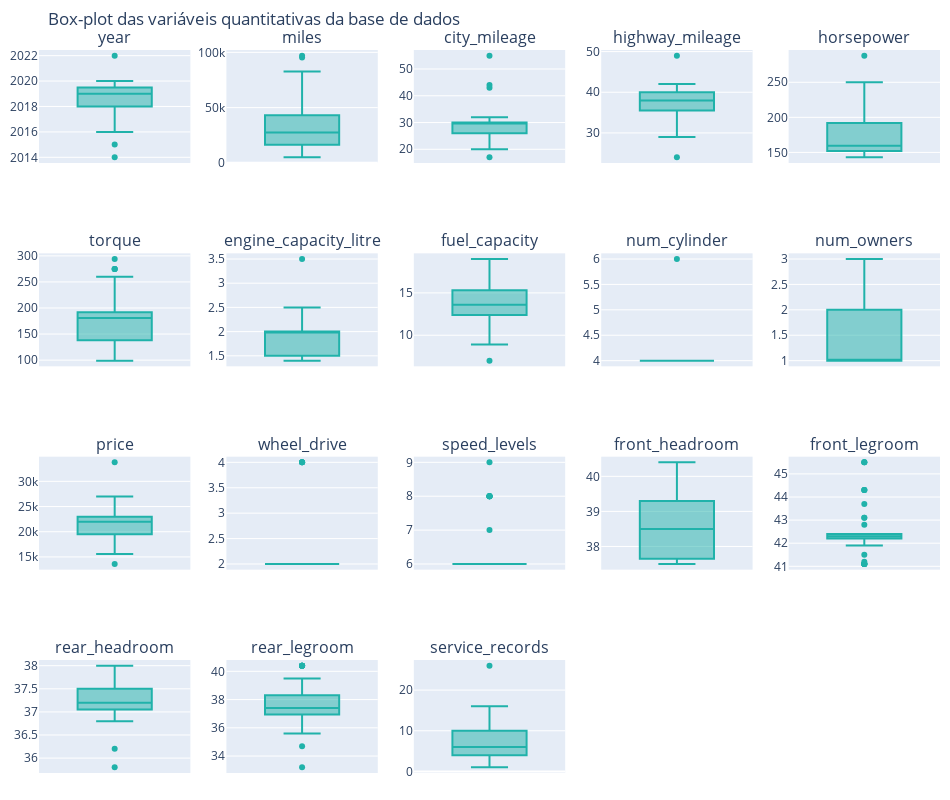

Here is the notebook cell this chart was saved with:
### Code cell
# Medidas estatísicas para o dataframe
def plotly_subplots_box(nrows, ncols, data_frame)-> None:
   
    columns: list[str] = data_frame.columns.to_list()

    fig = make_subplots(rows=nrows, cols=ncols, subplot_titles=columns)
    
    k=0    
    # Add a box plot for each column
    for i in range(nrows):        
        for j in range(ncols):
            if k < len(columns):
                fig.add_trace(go.Box(px.box(y=data_frame[columns[k]], orientation='v',
                                    color_discrete_sequence=['lightseagreen']).data[0]),
                            row=i+1, col=j+1)
                k+=1
            else:
                break
            

        

    # Update the layout
    fig.update_layout(height=800, width=950,
                      showlegend=False, 
                      margin=dict(t=50, l=10, r=10, b=10),
                      title_text="Box-plot das variáveis quantitativas da base de dados")

    fig.show()

plotly_subplots_box(4, 5, data_quanti)

### Figure 1 — Plotly figure (JSON) as saved in the notebook; plotly's stock layout.template omitted (floating-point values rounded to 4 significant figures)
{"data": [{"alignmentgroup": "True", "hovertemplate": "y=%{y}<extra></extra>", "legendgroup": "", "marker": {"color": "lightseagreen"}, "name": "", "notched": false, "offsetgroup": "", "orientation": "v", "showlegend": false, "type": "box", "x0": " ", "xaxis": "x", "y": [2019, 2017, 2014, 2016, 2019, 2016, 2022, 2018, 2019, 2017, 2015, 2019, 2018, 2020, 2020, 2019, 2020, 2019, 2019, 2019, 2019, 2020, 2019, 2018, 2017, 2020, 2020, 2019, 2019, 2018, 2019, 2017, 2019, 2020, 2019, 2019, 2018, 2019, 2018, 2020, 2018, 2019, 2020, 2019, 2020, 2019, 2018, 2019, 2020, 2019, 2020, 2018], "y0": " ", "yaxis": "y"}, {"alignmentgroup": "True", "hovertemplate": "y=%{y}<extra></extra>", "legendgroup": "", "marker": {"color": "lightseagreen"}, "name": "", "notched": false, "offsetgroup": "", "orientation": "v", "showlegend": false, "type": "box", "x0": " ", "xaxis": "x2", "y": [27173, 76941, 97027, 95396, 28405, 61459, 6811, 29674, 25044, 26215, 25939, 32270, 19950, 19719, 16076, 28214, 12395, 33322, 56233, 24250, 38097, 35743, 32946, 26905, 66329, 27457, 12395, 41799, 26910, 16581, 9736, 7743, 44371, 12944, 5000, 41799, 13726, 18898, 51279, 36506, 58126, 27440, 59090, 47715, 9495, 13721, 72827, 33412, 13830, 23507, 11296, 82729], "y0": " ", "yaxis": "y2"}, {"alignmentgroup": "True", "hovertemplate": "y=%{y}<extra></extra>", "legendgroup": "", "marker": {"color": "lightseagreen"}, "name": "", "notched": false, "offsetgroup": "", "orientation": "v", "showlegend": false, "type": "box", "x0": " ", "xaxis": "x3", "y": [43, 29, 27, 31, 29, 31, 27, 44, 30, 28, 29, 32, 31, 30, 32, 28, 30, 30, 55, 30, 17, 20, 29, 25, 23, 23, 30, 30, 25, 31, 25, 31, 28, 25, 30, 30, 22, 30, 30, 21, 30, 32, 30, 30, 23, 30, 31, 23, 30, 20, 30, 30], "y0": " ", "yaxis": "y3"}, {"alignmentgroup": "True", "hovertemplate": "y=%{y}<extra></extra>", "legendgroup": "", "marker": {"color": "lightseagreen"}, "name": "", "notched": false, "offsetgroup": "", "orientation": "v", "showlegend": false, "type": "box", "x0": " ", "xaxis": "x4", "y": [42, 38, 37, 42, 38, 41, 35, 40, 40, 38, 37, 42, 40, 38, 42, 38, 38, 38, 49, 40, 24, 29, 36, 36, 34, 34, 38, 38, 33, 40, 33, 40, 38, 32, 40, 38, 32, 40, 38, 31, 38, 42, 38, 38, 34, 40, 40, 32, 40, 29, 40, 38], "y0": " ", "yaxis": "y4"}, {"alignmentgroup": "True", "hovertemplate": "y=%{y}<extra></extra>", "legendgroup": "", "marker": {"color": "lightseagreen"}, "name": "", "notched": false, "offsetgroup": "", "orientation": "v", "showlegend": false, "type": "box", "x0": " ", "xaxis": "x5", "y": [149, 146, 159, 158, 147, 158, 182, 212, 147, 150, 143, 174, 158, 192, 174, 152, 192, 158, 151, 147, 288, 245, 160, 174, 170, 174, 192, 158, 185, 158, 185, 158, 152, 228, 147, 158, 250, 158, 192, 245, 192, 174, 192, 158, 174, 147, 158, 245, 147, 245, 147, 192], "y0": " ", "yaxis": "y5"}, {"alignmentgroup": "True", "hovertemplate": "y=%{y}<extra></extra>", "legendgroup": "", "marker": {"color": "lightseagreen"}, "name": "", "notched": false, "offsetgroup": "", "orientation": "v", "showlegend": false, "type": "box", "x0": " ", "xaxis": "x6", "y": [294, 132, 146, 138, 132, 138, 176, 99, 184, 184, 129, 162, 138, 192, 162, 145, 192, 138, 99, 184, 254, 275, 184, 184, 184, 206, 192, 138, 178, 138, 178, 138, 145, 258, 184, 138, 260, 184, 192, 275, 192, 162, 192, 138, 206, 184, 138, 260, 132, 275, 132, 192], "y0": " ", "yaxis": "y6"}, {"alignmentgroup": "True", "hovertemplate": "y=%{y}<extra></extra>", "legendgroup": "", "marker": {"color": "lightseagreen"}, "name": "", "notched": false, "offsetgroup": "", "orientation": "v", "showlegend": false, "type": "box", "x0": " ", "xaxis": "x7", "y": [1.5, 2, 2, 1.5, 2, 2, 2.5, 1.5, 1.4, 1.4, 1.8, 1.5, 2, 1.5, 1.5, 2, 1.5, 2, 1.5, 1.4, 3.5, 2, 1.5, 2, 1.8, 2, 1.5, 2, 2.4, 2, 2.4, 2, 2, 2, 1.4, 2, 2, 1.4, 1.5, 2, 1.5, 1.5, 1.5, 2, 2, 1.4, 2, 2, 2, 2, 2, 1.5], "y0": " ", "yaxis": "y7"}, {"alignmentgroup": "True", "hovertemplate": "y=%{y}<extra></extra>", "legendgroup": "", "marker": {"color": "lightseagreen"}, "name": "", "notched": false, "offsetgroup": "", "orientation": "v", "showlegend": false, "type": "box", "x0": " ", "xaxis": "x8", "y": [8.9, 14, 12.4, 12.4, 14, 12.4, 18.5, 7, 13.2, 14.5, 13.2, 12.4, 12.4, 14.8, 12.4, 13.2, 14.8, 12.4, 10.6, 13.2, 19, 18, 15.8, 18.5, 18.5, 18.5, 14.8, 12.4, 18.5, 12.4, 18.5, 12.4, 13.2, 13.2, 13.2, 12.4, 15.8, 13.2, 14.8, 16.5, 14.8, 12.4, 14.8, 12.4, 18.5, 13.2, 12.4, 18.5, 14, 14, 14, 14.8], "y0": " ", "yaxis": "y8"}, {"alignmentgroup": "True", "hovertemplate": "y=%{y}<extra></extra>", "legendgroup": "", "marker": {"color": "lightseagreen"}, "name": "", "notched": false, "offsetgroup": "", "orientation": "v", "showlegend": false, "type": "box", "x0": " ", "xaxis": "x9", "y": [4, 4, 4, 4, 4, 4, 4, 4, 4, 4, 4, 4, 4, 4, 4, 4, 4, 4, 4, 4, 6, 4, 4, 4, 4, 4, 4, 4, 4, 4, 4, 4, 4, 4, 4, 4, 4, 4, 4, 4, 4, 4, 4, 4, 4, 4, 4, 4, 4, 4, 4, 4], "y0": " ", "yaxis": "y9"}, {"alignmentgroup": "True", "hovertemplate": "y=%{y}<extra></extra>", "legendgroup": "", "marker": {"color": "lightseagreen"}, "name": "", "notched": false, "offsetgroup": "", "orientation": "v", "showlegend": false, "type": "box", "x0": " ", "xaxis": "x10", "y": [3, 2, 3, 2, 3, 2, 1, 1, 1, 2, 1, 1, 1, 1, 1, 1, 1, 1, 2, 1, 3, 1, 1, 2, 2, 1, 1, 1, 1, 2, 1, 1, 2, 1, 1, 1, 1, 1, 1, 1, 2, 1, 1, 1, 1, 1, 1, 1, 1, 1, 1, 1], "y0": " ", "yaxis": "y10"}, {"alignmentgroup": "True", "hovertemplate": "y=%{y}<extra></extra>", "legendgroup": "", "marker": {"color": "lightseagreen"}, "name": "", "notched": false, "offsetgroup": "", "orientation": "v", "showlegend": false, "type": "box", "x0": " ", "xaxis": "x11", "y": [25655, 15590, 13590, 20590, 16787, 18277, 33777, 26999, 22491, 17500, 19450, 22688, 22988, 26988, 24498, 22360, 26788, 22899, 21998, 17880, 22993, 20900, 18949, 19795, 15795, 24498, 26788, 19998, 17993, 21994, 25491, 22995, 22388, 25460, 19877, 19998, 23570, 18999, 25991, 19795, 22991, 22476, 21988, 22988, 22999, 21680, 17488, 22493, 21999, 21591, 19542, 19403], "y0": " ", "yaxis": "y11"}, {"alignmentgroup": "True", "hovertemplate": "y=%{y}<extra></extra>", "legendgroup": "", "marker": {"color": "lightseagreen"}, "name": "", "notched": false, "offsetgroup": "", "orientation": "v", "showlegend": false, "type": "box", "x0": " ", "xaxis": "x12", "y": [2, 2, 2, 2, 2, 2, 4, 2, 2, 2, 2, 2, 2, 2, 2, 2, 2, 2, 2, 2, 4, 4, 2, 2, 2, 2, 2, 2, 2, 2, 2, 2, 4, 2, 2, 2, 2, 2, 2, 2, 2, 2, 2, 2, 2, 2, 2, 2, 2, 2, 2, 2], "y0": " ", "yaxis": "y12"}, {"alignmentgroup": "True", "hovertemplate": "y=%{y}<extra></extra>", "legendgroup": "", "marker": {"color": "lightseagreen"}, "name": "", "notched": false, "offsetgroup": "", "orientation": "v", "showlegend": false, "type": "box", "x0": " ", "xaxis": "x13", "y": [6, 6, 6, 6, 6, 6, 6, 6, 8, 6, 6, 6, 6, 6, 6, 6, 6, 6, 6, 8, 6, 6, 6, 6, 6, 6, 6, 6, 6, 6, 6, 6, 6, 7, 8, 6, 9, 8, 6, 6, 6, 6, 6, 6, 6, 8, 6, 8, 6, 6, 6, 6], "y0": " ", "yaxis": "y13"}, {"alignmentgroup": "True", "hovertemplate": "y=%{y}<extra></extra>", "legendgroup": "", "marker": {"color": "lightseagreen"}, "name": "", "notched": false, "offsetgroup": "", "orientation": "v", "showlegend": false, "type": "box", "x0": " ", "xaxis": "x14", "y": [37.8, 39, 38.3, 37.5, 39, 37.5, 39.4, 39.1, 38.5, 38.2, 37.9, 37.5, 37.5, 37.5, 37.5, 39.8, 37.5, 39.3, 39.3, 38.5, 39, 39.2, 39.1, 38.3, 38.3, 38.3, 37.5, 39.3, 40.4, 37.5, 40.4, 37.5, 39.8, 38.5, 38.5, 39.3, 39.1, 38.5, 37.5, 39.2, 37.5, 37.5, 39.5, 39.3, 38.3, 38.5, 39.3, 40.4, 40.3, 39.2, 40.3, 39.5], "y0": " ", "yaxis": "y14"}, {"alignmentgroup": "True", "hovertemplate": "y=%{y}<extra></extra>", "legendgroup": "", "marker": {"color": "lightseagreen"}, "name": "", "notched": false, "offsetgroup": "", "orientation": "v", "showlegend": false, "type": "box", "x0": " ", "xaxis": "x15", "y": [42.1, 42.2, 43.7, 42.3, 42.2, 42.3, 42.8, 42.2, 41.1, 41.2, 42, 42.3, 42.3, 42.3, 42.3, 43.1, 42.3, 42.3, 42.3, 41.1, 41.9, 44.3, 41.5, 42.4, 42.4, 42.4, 42.3, 42.3, 45.5, 42.3, 45.5, 42.3, 43.1, 41.1, 41.1, 42.3, 42, 41.1, 42.3, 44.3, 42.3, 42.3, 42.3, 42.3, 42.4, 41.1, 42.3, 45.5, 42.2, 44.3, 42.2, 42.3], "y0": " ", "yaxis": "y15"}, {"alignmentgroup": "True", "hovertemplate": "y=%{y}<extra></extra>", "legendgroup": "", "marker": {"color": "lightseagreen"}, "name": "", "notched": false, "offsetgroup": "", "orientation": "v", "showlegend": false, "type": "box", "x0": " ", "xaxis": "x16", "y": [35.8, 37, 38, 36.8, 37, 36.8, 37.2, 37.1, 37.2, 37.1, 36.2, 36.8, 36.8, 37.2, 36.8, 37.2, 37.2, 37.1, 36.9, 37.2, 37.8, 37.8, 37.5, 37.8, 37.8, 37.8, 37.2, 37.1, 38, 36.8, 38, 36.8, 37.2, 37.2, 37.2, 37.1, 37.5, 37.2, 37.2, 37.8, 37.2, 36.8, 37.3, 37.1, 37.8, 37.2, 37.1, 38, 37.3, 37.8, 37.3, 37.3], "y0": " ", "yaxis": "y16"}, {"alignmentgroup": "True", "hovertemplate": "y=%{y}<extra></extra>", "legendgroup": "", "marker": {"color": "lightseagreen"}, "name": "", "notched": false, "offsetgroup": "", "orientation": "v", "showlegend": false, "type": "box", "x0": " ", "xaxis": "x17", "y": [34.7, 35.7, 33.2, 37.4, 35.7, 37.4, 39.5, 36.2, 37.4, 38.1, 36.2, 37.4, 37.4, 40.4, 37.4, 36.5, 40.4, 37.4, 37.4, 37.4, 38.1, 38.3, 38.1, 39.1, 39.1, 39.1, 40.4, 37.4, 35.6, 37.4, 35.6, 37.4, 36.5, 37.4, 37.4, 37.4, 38.1, 37.4, 40.4, 38.3, 40.4, 37.4, 40.4, 37.4, 39.1, 37.4, 37.4, 35.6, 35.7, 38.3, 35.7, 40.4], "y0": " ", "yaxis": "y17"}, {"alignmentgroup": "True", "hovertemplate": "y=%{y}<extra></extra>", "legendgroup": "", "marker": {"color": "lightseagreen"}, "name": "", "notched": false, "offsetgroup": "", "orientation": "v", "showlegend": false, "type": "box", "x0": " ", "xaxis": "x18", "y": [4, 16, 13, 26, 5, 13, 6, 2, 6, 13, 15, 4, 9, 4, 5, 4, 4, 4, 5, 8, 1, 8, 15, 11, 5, 11, 4, 4, 4, 4, 6, 2, 7, 5, 6, 4, 7, 4, 8, 7, 14, 13, 1, 1, 10, 5, 5, 10, 6, 11, 7, 9], "y0": " ", "yaxis": "y18"}], "layout": {"annotations": [{"font": {"size": 16}, "showarrow": false, "text": "year", "x": 0.084, "xanchor": "center", "xref": "paper", "y": 1, "yanchor": "bottom", "yref": "paper"}, {"font": {"size": 16}, "showarrow": false, "text": "miles", "x": 0.292, "xanchor": "center", "xref": "paper", "y": 1, "yanchor": "bottom", "yref": "paper"}, {"font": {"size": 16}, "showarrow": false, "text": "city_mileage", "x": 0.5, "xanchor": "center", "xref": "paper", "y": 1, "yanchor": "bottom", "yref": "paper"}, {"font": {"size": 16}, "showarrow": false, "text": "highway_mileage", "x": 0.708, "xanchor": "center", "xref": "paper", "y": 1, "yanchor": "bottom", "yref": "paper"}, {"font": {"size": 16}, "showarrow": false, "text": "horsepower", "x": 0.916, "xanchor": "center", "xref": "paper", "y": 1, "yanchor": "bottom", "yref": "paper"}, {"font": {"size": 16}, "showarrow": false, "text": "torque", "x": 0.084, "xanchor": "center", "xref": "paper", "y": 0.7188, "yanchor": "bottom", "yref": "paper"}, {"font": {"size": 16}, "showarrow": false, "text": "engine_capacity_litre", "x": 0.292, "xanchor": "center", "xref": "paper", "y": 0.7188, "yanchor": "bottom", "yref": "paper"}, {"font": {"size": 16}, "showarrow": false, "text": "fuel_capacity", "x": 0.5, "xanchor": "center", "xref": "paper", "y": 0.7188, "yanchor": "bottom", "yref": "paper"}, {"font": {"size": 16}, "showarrow": false, "text": "num_cylinder", "x": 0.708, "xanchor": "center", "xref": "paper", "y": 0.7188, "yanchor": "bottom", "yref": "paper"}, {"font": {"size": 16}, "showarrow": false, "text": "num_owners", "x": 0.916, "xanchor": "center", "xref": "paper", "y": 0.7188, "yanchor": "bottom", "yref": "paper"}, {"font": {"size": 16}, "showarrow": false, "text": "price", "x": 0.084, "xanchor": "center", "xref": "paper", "y": 0.4375, "yanchor": "bottom", "yref": "paper"}, {"font": {"size": 16}, "showarrow": false, "text": "wheel_drive", "x": 0.292, "xanchor": "center", "xref": "paper", "y": 0.4375, "yanchor": "bottom", "yref": "paper"}, {"font": {"size": 16}, "showarrow": false, "text": "speed_levels", "x": 0.5, "xanchor": "center", "xref": "paper", "y": 0.4375, "yanchor": "bottom", "yref": "paper"}, {"font": {"size": 16}, "showarrow": false, "text": "front_headroom", "x": 0.708, "xanchor": "center", "xref": "paper", "y": 0.4375, "yanchor": "bottom", "yref": "paper"}, {"font": {"size": 16}, "showarrow": false, "text": "front_legroom", "x": 0.916, "xanchor": "center", "xref": "paper", "y": 0.4375, "yanchor": "bottom", "yref": "paper"}, {"font": {"size": 16}, "showarrow": false, "text": "rear_headroom", "x": 0.084, "xanchor": "center", "xref": "paper", "y": 0.1562, "yanchor": "bottom", "yref": "paper"}, {"font": {"size": 16}, "showarrow": false, "text": "rear_legroom", "x": 0.292, "xanchor": "center", "xref": "paper", "y": 0.1562, "yanchor": "bottom", "yref": "paper"}, {"font": {"size": 16}, "showarrow": false, "text": "service_records", "x": 0.5, "xanchor": "center", "xref": "paper", "y": 0.1562, "yanchor": "bottom", "yref": "paper"}], "height": 800, "margin": {"b": 10, "l": 10, "r": 10, "t": 50}, "showlegend": false, "title": {"text": "Box-plot das variáveis quantitativas da base de dados"}, "width": 950, "xaxis": {"anchor": "y", "domain": [0, 0.168]}, "xaxis10": {"anchor": "y10", "domain": [0.832, 1]}, "xaxis11": {"anchor": "y11", "domain": [0, 0.168]}, "xaxis12": {"anchor": "y12", "domain": [0.208, 0.376]}, "xaxis13": {"anchor": "y13", "domain": [0.416, 0.584]}, "xaxis14": {"anchor": "y14", "domain": [0.624, 0.792]}, "xaxis15": {"anchor": "y15", "domain": [0.832, 1]}, "xaxis16": {"anchor": "y16", "domain": [0, 0.168]}, "xaxis17": {"anchor": "y17", "domain": [0.208, 0.376]}, "xaxis18": {"anchor": "y18", "domain": [0.416, 0.584]}, "xaxis19": {"anchor": "y19", "domain": [0.624, 0.792]}, "xaxis2": {"anchor": "y2", "domain": [0.208, 0.376]}, "xaxis20": {"anchor": "y20", "domain": [0.832, 1]}, "xaxis3": {"anchor": "y3", "domain": [0.416, 0.584]}, "xaxis4": {"anchor": "y4", "domain": [0.624, 0.792]}, "xaxis5": {"anchor": "y5", "domain": [0.832, 1]}, "xaxis6": {"anchor": "y6", "domain": [0, 0.168]}, "xaxis7": {"anchor": "y7", "domain": [0.208, 0.376]}, "xaxis8": {"anchor": "y8", "domain": [0.416, 0.584]}, "xaxis9": {"anchor": "y9", "domain": [0.624, 0.792]}, "yaxis": {"anchor": "x", "domain": [0.8438, 1]}, "yaxis10": {"anchor": "x10", "domain": [0.5625, 0.7188]}, "yaxis11": {"anchor": "x11", "domain": [0.2812, 0.4375]}, "yaxis12": {"anchor": "x12", "domain": [0.2812, 0.4375]}, "yaxis13": {"anchor": "x13", "domain": [0.2812, 0.4375]}, "yaxis14": {"anchor": "x14", "domain": [0.2812, 0.4375]}, "yaxis15": {"anchor": "x15", "domain": [0.2812, 0.4375]}, "yaxis16": {"anchor": "x16", "domain": [0, 0.1562]}, "yaxis17": {"anchor": "x17", "domain": [0, 0.1562]}, "yaxis18": {"anchor": "x18", "domain": [0, 0.1562]}, "yaxis19": {"anchor": "x19", "domain": [0, 0.1562]}, "yaxis2": {"anchor": "x2", "domain": [0.8438, 1]}, "yaxis20": {"anchor": "x20", "domain": [0, 0.1562]}, "yaxis3": {"anchor": "x3", "domain": [0.8438, 1]}, "yaxis4": {"anchor": "x4", "domain": [0.8438, 1]}, "yaxis5": {"anchor": "x5", "domain": [0.8438, 1]}, "yaxis6": {"anchor": "x6", "domain": [0.5625, 0.7188]}, "yaxis7": {"anchor": "x7", "domain": [0.5625, 0.7188]}, "yaxis8": {"anchor": "x8", "domain": [0.5625, 0.7188]}, "yaxis9": {"anchor": "x9", "domain": [0.5625, 0.7188]}}}
